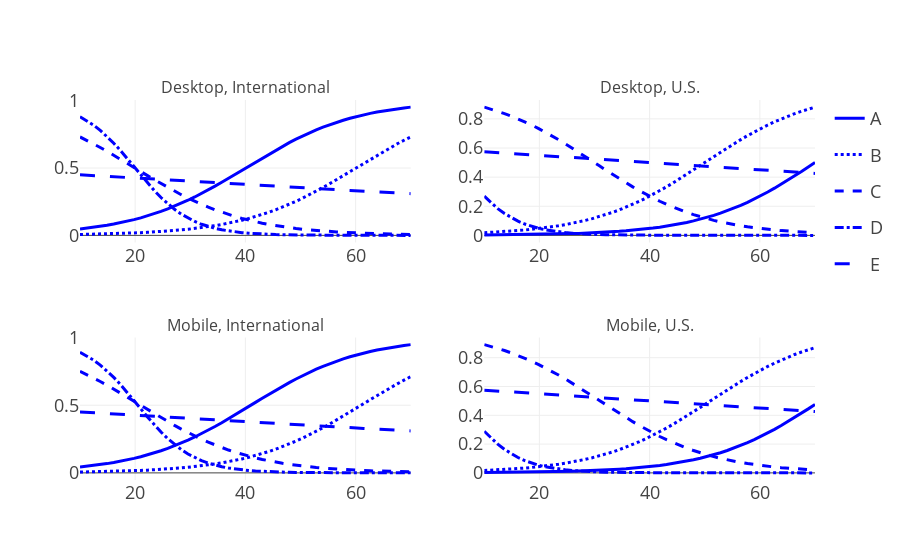

The notebook cell saved with this chart:
### Markdown cell above
Display omparison of the true ad click probabilities given the context

### Code cell
ug = UserGenerator()
visualize_bandits(ug)
